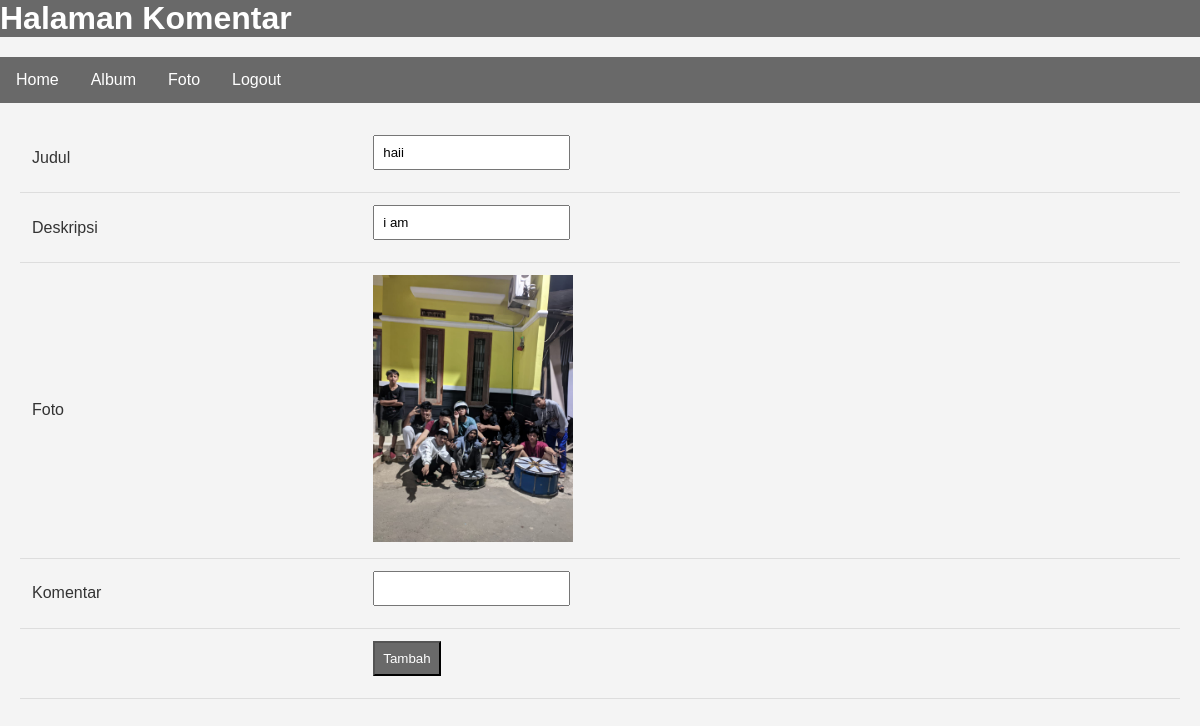
The app's page /komentar.php?fotoid=2 (signed in) with its own data.
### tables this page shows
CREATE TABLE `foto` (
  `fotoid` int(11) NOT NULL,
  `judulfoto` varchar(255) NOT NULL,
  `deskripsifoto` text NOT NULL,
  `tanggalunggah` date NOT NULL,
  `lokasifile` varchar(255) NOT NULL,
  `albumid` int(11) NOT NULL,
  `userid` int(11) NOT NULL
);

### komentar.php (the view, shortened to what this page needs)
<!DOCTYPE html>
<html lang="en">
<head>
</head>
<body>
    <h1>Halaman Komentar</h1>
    <ul>
        <li><a href="index.php">Home</a></li>
        <li><a href="album.php">Album</a></li>
        <li><a href="foto.php">Foto</a></li>
        <li><a href="logout.php">Logout</a></li>
    </ul>
    <form action="tambah_komentar.php" method="post">
        <?php
            include "koneksi.php";
            $fotoid=$_GET['fotoid'];
            $sql=mysqli_query($conn,"select * from foto where fotoid='$fotoid'");
            while($data=mysqli_fetch_array($sql)){
        ?>
        <table>
            <tr>
                <td>Judul</td>
                <td><input type="text" name="judulfoto" value="<?=$data['judulfoto']?>"></td>
            </tr>
            <tr>
                <td>Deskripsi</td>
                <td><input type="text" name="deskripsifoto" value="<?=$data['deskripsifoto']?>"></td>
            </tr>
            <tr>
                <td>Foto</td>
                <td><img src="gambar/<?=$data['lokasifile']?>" width="200px"></td>
            </tr>
            <tr>
                <td>Komentar</td>
                <td><input type="text" name="isikomentar"></td>
            </tr>
            <tr>
                <td></td>
                <td><input type="submit" value="Tambah"></td>
            </tr>
        </table>
        <?php
            }
        ?>
    </form>
</body>
</html>

### komentar.php (style rules this page uses)
body { font-family: Arial, sans-serif; margin: 0; padding: 0; background-color: #f4f4f4; color: #333; }
h1 { list-style-type: none; margin: 0; padding: 0; overflow: hidden; color: white; background-color: Dimgray; }
ul { list-style-type: none; padding: 0; margin: 20px 0; background-color: Dimgray; overflow: hidden; }
li { float: left; }
li a { display: block; color: white; text-align: center; padding: 14px 16px; text-decoration: none; }
form { margin: 20px; }
table { width: 100%; border-collapse: collapse; margin-top: 20px; }
th, td { padding: 12px; text-align: left; border-bottom: 1px solid #ddd; }
input[type="text"], input[type="submit"] { padding: 8px; margin-bottom: 10px; }
input[type="submit"] { background-color: Dimgray; color: white; cursor: pointer; }
img { max-width: 100%; height: auto; }

### records on screen
foto: judulfoto "haii", deskripsifoto "i am", lokasifile (picture)
